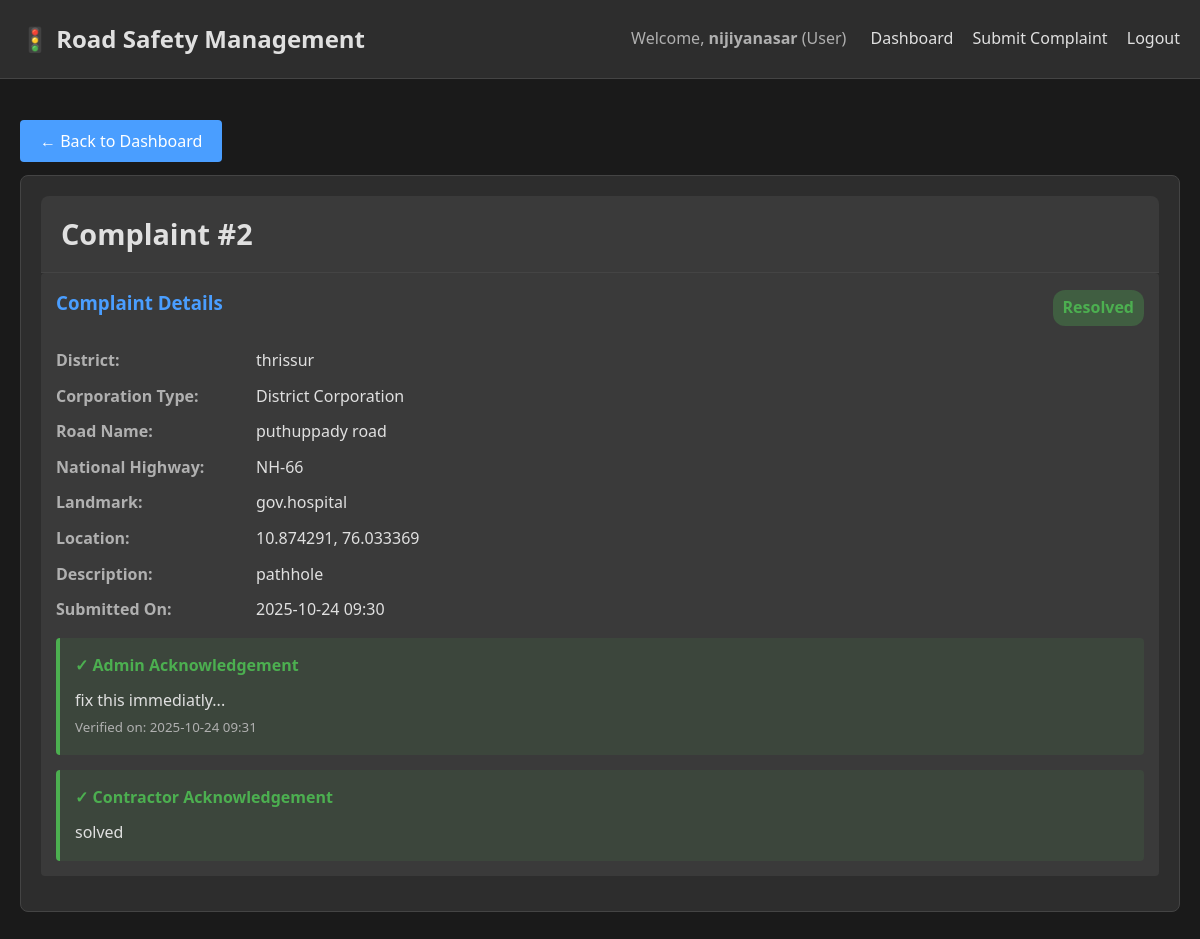
The app's page /user/complaint/2 (signed in) with its own data.
### models.py (models this page shows, shortened)
class User(UserMixin, db.Model):
    id = db.Column(db.Integer, primary_key=True)
    username = db.Column(db.String(80), unique=True, nullable=False)
    email = db.Column(db.String(120), unique=True, nullable=False)
    password_hash = db.Column(db.String(200), nullable=False)
    role = db.Column(db.String(20), nullable=False)
    created_at = db.Column(db.DateTime, default=datetime.utcnow)
    complaints = db.relationship('Complaint', backref='user', lazy=True, foreign_keys='Complaint.user_id')
    assigned_complaints = db.relationship('Complaint', backref='contractor', lazy=True, foreign_keys='Complaint.contractor_id')

class Complaint(db.Model):
    id = db.Column(db.Integer, primary_key=True)
    user_id = db.Column(db.Integer, db.ForeignKey('user.id'), nullable=False)
    contractor_id = db.Column(db.Integer, db.ForeignKey('user.id'), nullable=True)
    district = db.Column(db.String(100), nullable=False)
    corporation_type = db.Column(db.String(50), nullable=False)
    road_name = db.Column(db.String(200), nullable=False)
    national_highway = db.Column(db.String(100))
    landmark = db.Column(db.String(200), nullable=False)
    latitude = db.Column(db.Float)
    longitude = db.Column(db.Float)
    description = db.Column(db.Text, nullable=False)
    status = db.Column(db.String(50), default='Submitted')
    admin_acknowledgement = db.Column(db.Text)
    contractor_acknowledgement = db.Column(db.Text)
    created_at = db.Column(db.DateTime, default=datetime.utcnow)
    verified_at = db.Column(db.DateTime)
    assigned_at = db.Column(db.DateTime)
    resolved_at = db.Column(db.DateTime)

### routes/user.py (the view)
    def decorated_function(*args, **kwargs):
        if current_user.role != 'user':
            flash('Access denied. This page is for users only.', 'danger')
            return redirect(url_for('auth.login'))
        return f(*args, **kwargs)

### app.py (called while the page is built)
@login_manager.user_loader
def load_user(user_id):
    return User.query.get(int(user_id))

### routes/user.py (called while the page is built)
def user_only(f):
    def decorated_function(*args, **kwargs):
        if current_user.role != 'user':
            flash('Access denied. This page is for users only.', 'danger')
            return redirect(url_for('auth.login'))
        return f(*args, **kwargs)
    decorated_function.__name__ = f.__name__
    return login_required(decorated_function)

@user_bp.route('/complaint/<int:complaint_id>')
@user_only
def view_complaint(complaint_id):
    complaint = Complaint.query.get_or_404(complaint_id)
    if complaint.user_id != current_user.id:
        flash('Access denied.', 'danger')
        return redirect(url_for('user.dashboard'))
    return render_template('user/view_complaint.html', complaint=complaint)

### templates/user/view_complaint.html (shortened to what this page needs)
{% extends "base.html" %}
{% block content %}
<div style="margin-bottom: 20px;">
    <a href="{{ url_for('user.dashboard') }}" class="btn btn-primary">← Back to Dashboard</a>
</div>
<div class="card">
    <div class="card-header">
        <h2 style="margin: 0;">Complaint #{{ complaint.id }}</h2>
    </div>
    <div class="complaint-details">
        <div style="display: flex; justify-content: space-between; align-items: center; margin-bottom: 20px;">
            <h3>Complaint Details</h3>
            <span class="badge badge-{{ complaint.status.lower().replace(' ', '-') }}" style="font-size: 1em;">{{ complaint.status }}</span>
        </div>
        <div class="detail-row">
            <span class="detail-label">District:</span>
            <span class="detail-value">{{ complaint.district }}</span>
        </div>
        <div class="detail-row">
            <span class="detail-label">Corporation Type:</span>
            <span class="detail-value">{{ complaint.corporation_type }}</span>
        </div>
        <div class="detail-row">
            <span class="detail-label">Road Name:</span>
            <span class="detail-value">{{ complaint.road_name }}</span>
        </div>
        {% if complaint.national_highway %}
        <div class="detail-row">
            <span class="detail-label">National Highway:</span>
            <span class="detail-value">{{ complaint.national_highway }}</span>
        </div>
        {% endif %}
        <div class="detail-row">
            <span class="detail-label">Landmark:</span>
            <span class="detail-value">{{ complaint.landmark }}</span>
        </div>
        {% if complaint.latitude and complaint.longitude %}
        <div class="detail-row">
            <span class="detail-label">Location:</span>
            <span class="detail-value">{{ complaint.latitude }}, {{ complaint.longitude }}</span>
        </div>
        {% endif %}
        <div class="detail-row">
            <span class="detail-label">Description:</span>
            <span class="detail-value">{{ complaint.description }}</span>
        </div>
        <div class="detail-row">
            <span class="detail-label">Submitted On:</span>
            <span class="detail-value">{{ complaint.created_at.strftime('%Y-%m-%d %H:%M') }}</span>
        </div>
        {% if complaint.admin_acknowledgement %}
        <div class="acknowledgement-box">
            <h4 style="color: var(--success); margin-bottom: 10px;">✓ Admin Acknowledgement</h4>
            <p>{{ complaint.admin_acknowledgement }}</p>
            <small style="color: var(--text-secondary);">Verified on: {{ complaint.verified_at.strftime('%Y-%m-%d %H:%M') if complaint.verified_at else 'N/A' }}</small>
        </div>
        {% endif %}
        {% if complaint.contractor_acknowledgement %}
        <div class="acknowledgement-box">
            <h4 style="color: var(--success); margin-bottom: 10px;">✓ Contractor Acknowledgement</h4>
            <p>{{ complaint.contractor_acknowledgement }}</p>
        </div>
        {% endif %}
    </div>
</div>
{% endblock %}

### templates/base.html (shortened to what this page needs)
<!DOCTYPE html>
<html lang="en">
<head>
    <link rel="stylesheet" href="{{ url_for('static', filename='css/style.css') }}">
</head>
<body>
    <nav class="navbar">
        <div class="container" style="display: flex; justify-content: space-between; align-items: center;">
            <a class="navbar-brand" href="/" style="font-size: 1.5em; font-weight: bold;">🚦 Road Safety Management</a>
            <div>
                {% if current_user.is_authenticated %}
                    <span style="color: var(--text-secondary); margin-right: 20px;">
                        Welcome, <strong>{{ current_user.username }}</strong> ({{ current_user.role|capitalize }})
                    </span>
                    {% if current_user.role == 'admin' %}
                        <a class="nav-link" href="{{ url_for('admin.dashboard') }}" style="display: inline; margin-right: 15px;">Dashboard</a>
                    {% elif current_user.role == 'contractor' %}
                        <a class="nav-link" href="{{ url_for('contractor.dashboard') }}" style="display: inline; margin-right: 15px;">Dashboard</a>
                    {% else %}
                        <a class="nav-link" href="{{ url_for('user.dashboard') }}" style="display: inline; margin-right: 15px;">Dashboard</a>
                        <a class="nav-link" href="{{ url_for('user.submit_complaint') }}" style="display: inline; margin-right: 15px;">Submit Complaint</a>
                    {% endif %}
                    <a class="nav-link" href="{{ url_for('auth.logout') }}" style="display: inline;">Logout</a>
                {% else %}
                    <a class="nav-link" href="{{ url_for('auth.login') }}" style="display: inline; margin-right: 15px;">Login</a>
                    <a class="nav-link" href="{{ url_for('auth.register') }}" style="display: inline;">Register</a>
                {% endif %}
            </div>
        </div>
    </nav>
    <div class="container" style="margin-top: 30px;">
        {% block content %}{% endblock %}
    </div>
</body>
</html>

### static/css/style.css (style rules this page uses)
:root { --bg-primary: #1a1a1a; --bg-secondary: #2d2d2d; --bg-tertiary: #3a3a3a; --text-primary: #e0e0e0; --text-secondary: #b0b0b0; --accent-primary: #4a9eff; --accent-hover: #3a8eef; --success: #4caf50; --warning: #ff9800; --danger: #f44336; --border-color: #444; }
* { margin: 0; padding: 0; box-sizing: border-box; }
body { background-color: var(--bg-primary); color: var(--text-primary); font-family: 'Segoe UI', Tahoma, Geneva, Verdana, sans-serif; line-height: 1.6; }
.navbar { background-color: var(--bg-secondary) !important; border-bottom: 1px solid var(--border-color); }
.navbar-brand, .nav-link { color: var(--text-primary) !important; }
.container { max-width: 1200px; margin: 0 auto; padding: 20px; }
.card { background-color: var(--bg-secondary); border: 1px solid var(--border-color); border-radius: 8px; padding: 20px; margin-bottom: 20px; }
.card-header { background-color: var(--bg-tertiary); color: var(--text-primary); border-bottom: 1px solid var(--border-color); padding: 15px 20px; border-radius: 8px 8px 0 0; font-size: 1.2em; font-weight: 600; }
.btn { padding: 10px 20px; border: none; border-radius: 4px; cursor: pointer; font-size: 1em; transition: all 0.3s; }
.btn-primary { background-color: var(--accent-primary); color: white; }
.badge { padding: 5px 10px; border-radius: 12px; font-size: 0.85em; font-weight: 600; }
.badge-resolved { background-color: rgba(76, 175, 80, 0.3); color: var(--success); }
.complaint-details { background-color: var(--bg-tertiary); padding: 15px; border-radius: 4px; margin-bottom: 15px; }
.complaint-details h3 { color: var(--accent-primary); margin-bottom: 10px; }
.detail-row { display: flex; margin-bottom: 10px; }
.detail-label { font-weight: bold; color: var(--text-secondary); width: 200px; }
.detail-value { color: var(--text-primary); }
.acknowledgement-box { background-color: rgba(76, 175, 80, 0.1); border-left: 4px solid var(--success); padding: 15px; margin-top: 15px; border-radius: 4px; }
a { color: var(--accent-primary); text-decoration: none; }

### records on screen
User: username "nijiyanasar", role "User"
Complaint: id "2", status "Resolved", district "thrissur", corporation_type "District Corporation", road_name "puthuppady road", national_highway "NH-66", landmark "gov.hospital", latitude "10.874291", longitude "76.033369", description "pathhole", created_at "2025-10-24 09:30", admin_acknowledgement "fix this immediatly...", verified_at "2025-10-24 09:31", contractor_acknowledgement "solved"
